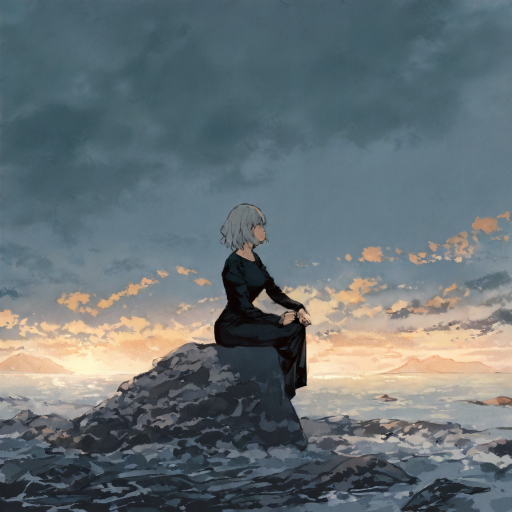
#> input picture images/branch-illustrious.png, 1024 x 1024 px (shown at 1/2 size)
$ python -i iteration_evidence.py   (imports and definitions only)
#> lines starting #> are read from the running program, lines starting #| are printed output that depends on the picture
"""CPU-only before/after measurements, NOT a noise detector or quality score.

Fixed research matrices remain observational. No metric here can approve,
reject, clean, or repaint an image automatically.
"""
from io import BytesIO
from pathlib import Path
from statistics import fmean

from PIL import Image


def _load(value):
#> called with value = '../images/branch-illustrious.png'
    with Image.open(BytesIO(value) if isinstance(value, bytes) else Path(value)) as im:
#> im is the input picture: PIL image 1024x1024 RGB; mean R, G, B 102.7, 112.8, 116.6
        if im.width * im.height > 40_000_000:
            raise ValueError('comparison image exceeds pixel limit')
        size = im.size
#> size = (1024, 1024)
        rgb = im.convert('RGB').resize((256, 256), Image.Resampling.LANCZOS)
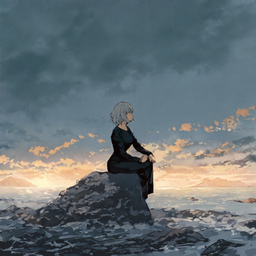
#> rgb: PIL image 256x256 RGB; mean R, G, B 102.7, 112.8, 116.6
    def pixels_of(image):
        return list(image.get_flattened_data() if hasattr(image, 'get_flattened_data') else image.getdata())
    pixels = pixels_of(rgb)
#> pixels = 65536 items
    luma = [(r * .2126 + g * .7152 + b * .0722) / 255 for r, g, b in pixels]
#> luma = 65536 items
    def lap(values):
        return fmean(abs(4 * values[i] - values[i - 1] - values[i + 1] - values[i - 256] - values[i + 256])
                     for y in range(1, 255) for i in range(y * 256 + 1, y * 256 + 255))
    hf = lap(luma)
#> hf = 0.0486
    chroma = (lap([(r-g)/255 for r, g, b in pixels]) + lap([(b-g)/255 for r, g, b in pixels])) / 2
#> chroma = 0.0174
    low = pixels_of(rgb.resize((64, 64), Image.Resampling.LANCZOS))
#> low = 4096 items, first 6: (73, 101, 113), (74, 104, 116), (78, 105, 117), (79, 102, 114), (75, 99, 111), (71, 95, 108)
    return {'size': size, 'hf': hf, 'chroma_hf': chroma, 'low': low}


def compare_images(candidate, parent, root=None):
    current, previous = _load(candidate), _load(parent)
    origin = _load(root) if root is not None else previous
    def delta(reference):
        regions = []
        for row in range(4):
            for col in range(4):
                indices = [y * 64 + x for y in range(row*16, (row+1)*16) for x in range(col*16, (col+1)*16)]
                difference = fmean(abs(a-b)/255 for i in indices for a, b in zip(current['low'][i], reference['low'][i]))
                regions.append({'region': [col/4, row/4, .25, .25], 'rgb_change': difference})
        return {
            'same_size': current['size'] == reference['size'],
            'hf_ratio': current['hf']/reference['hf'] if reference['hf'] > 1e-8 else None,
            'chroma_hf_ratio': current['chroma_hf']/reference['chroma_hf'] if reference['chroma_hf'] > 1e-8 else None,
            'low_rgb_change': fmean(r['rgb_change'] for r in regions),
            'most_changed_regions': sorted(regions, key=lambda r: r['rgb_change'], reverse=True)[:4],
        }
    return {'version': 1, 'measurement_size': [256, 256], 'low_size': [64, 64],
            'parent': delta(previous), 'root': delta(origin), 'root_available': root is not None,
            'evidence_type': 'pixel_change_only', 'quality_verdict': 'unverified',
            'limitations': ['高频同时包括线条、有效纹理与伪影，不能作为质量分或噪点率',
                           '缩小测量可能漏掉细颗粒；区域变化不证明语义或解剖改变',
                           '不得据此自动接受、拒收或触发重绘']}

>>> result = _load('../images/branch-illustrious.png')
#> result = 4 items

$ run again, on images/branch-source.png
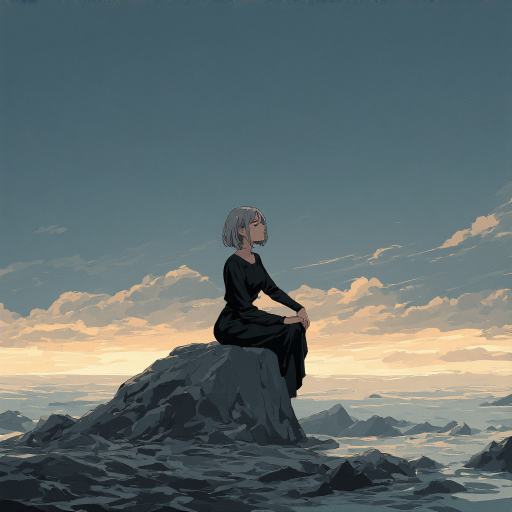
#> input picture images/branch-source.png, 1024 x 1024 px (shown at 1/2 size)
#> in _load, im is the input picture: PIL image 1024x1024 RGB; mean R, G, B 98.8, 111.1, 111.5
#> in _load, `rgb = im.convert('RGB').resize((256, 256), Image.Resampling.LANCZOS)`:
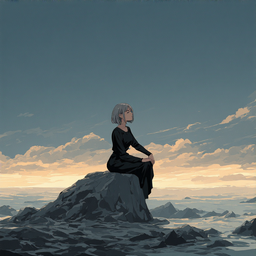
#> rgb: PIL image 256x256 RGB; mean R, G, B 98.8, 111.1, 111.5
#> pixels = 65536 items
#> hf = 0.0387
#> chroma = 0.0191
#> low = 4096 items, first 6: (69, 93, 102), (67, 92, 102), (63, 89, 101), (59, 87, 101), (61, 88, 100), (66, 91, 101)
#> result = 4 items

$ run again, on images/branch-zimage.png
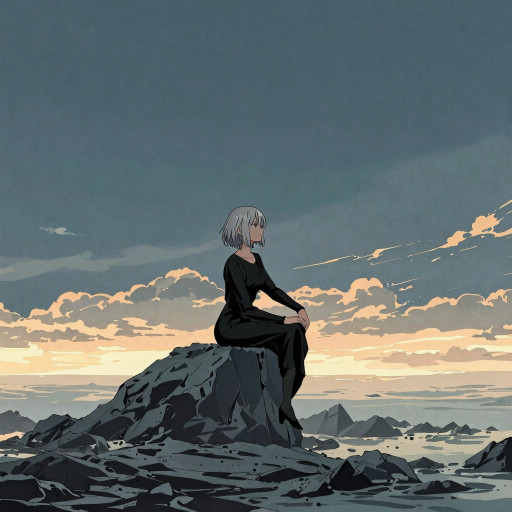
#> input picture images/branch-zimage.png, 1024 x 1024 px (shown at 1/2 size)
#> in _load, im is the input picture: PIL image 1024x1024 RGB; mean R, G, B 99.6, 110.1, 109.9
#> in _load, `rgb = im.convert('RGB').resize((256, 256), Image.Resampling.LANCZOS)`:
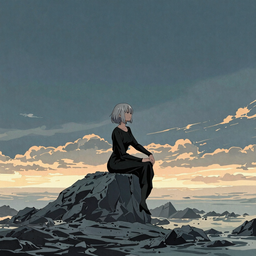
#> rgb: PIL image 256x256 RGB; mean R, G, B 99.6, 110.1, 109.9
#> pixels = 65536 items
#> hf = 0.0633
#> chroma = 0.0191
#> low = 4096 items, first 6: (73, 97, 107), (74, 96, 106), (73, 97, 107), (74, 98, 107), (73, 96, 107), (75, 96, 107)
#> result = 4 items

$ run again, on images/handoff-source.png
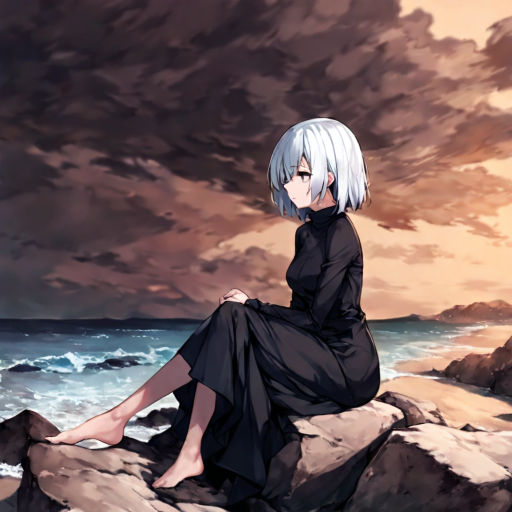
#> input picture images/handoff-source.png, 1024 x 1024 px (shown at 1/2 size)
#> in _load, im is the input picture: PIL image 1024x1024 RGB; mean R, G, B 110.3, 90, 89.2
#> in _load, `rgb = im.convert('RGB').resize((256, 256), Image.Resampling.LANCZOS)`:
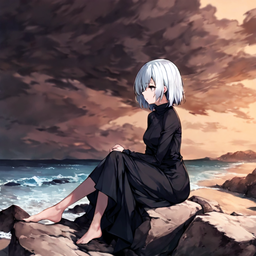
#> rgb: PIL image 256x256 RGB; mean R, G, B 110.2, 90, 89.2
#> pixels = 65536 items
#> hf = 0.0696
#> chroma = 0.0168
#> low = 4096 items, first 6: (50, 41, 50), (46, 39, 48), (46, 39, 49), (48, 39, 49), (48, 39, 48), (38, 27, 36)
#> result = 4 items
